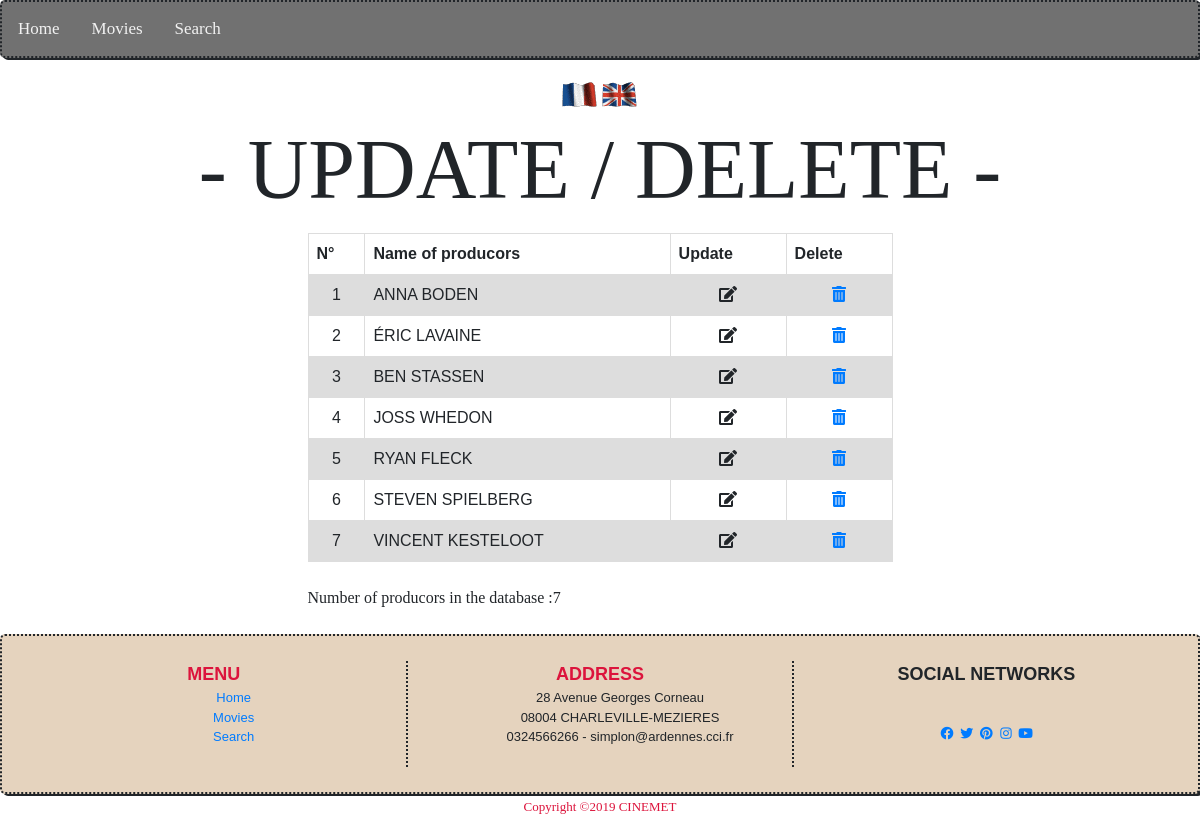
The page /en/maj_realisateurs.php on the database its author committed.
### tables this page shows
CREATE TABLE IF NOT EXISTS `realisateurs` (
  `id_real` int(11) NOT NULL AUTO_INCREMENT,
  `nom` varchar(100) NOT NULL,
  PRIMARY KEY (`id_real`)
);

### en/maj_realisateurs.php (the view, shortened to what this page needs)
<!DOCTYPE html>
<html>
<head>
    <link rel="stylesheet" href="../connexion.css">
    <link rel="stylesheet" href="../style/form.css">
    <link rel="stylesheet" href="../style/styla.css">
    <link rel="stylesheet" href="https://stackpath.bootstrapcdn.com/bootstrap/4.3.1/css/bootstrap.min.css">
    <link rel="stylesheet" href="https://use.fontawesome.com/releases/v5.8.2/css/all.css">
</head>
<body>
  <?php include('headera.php'); ?>
  <div class="titre">- UPDATE / DELETE -</div>
    <div class="row">
        <div class="col-md-3"></div>
        <div class="col-md-6">
            <?php
                include ('bdd_connect.php');
                $i=0;
                $sql = "SELECT * FROM realisateurs ORDER BY nom ASC";?>
                <table>
                    <tr>
                        <th>N°</th>
                        <th>Name of producors</th>
                        <th>Update</th>
                        <th>Delete</th>
                    </tr>
                    <tr>
                        <?php foreach  ($conn->query($sql) as $row){
                        $i++;
                        ?>
                        <td  align="center">
                            <div align="center"><?php echo $i;?></div>
                        </td>
                        <td>
                            <?php echo strtoupper($row['nom']);?>
                        </td>
                        <td>
                            <div align="center"><i class="fas fa-edit"></i></div>
                        </td>
                        <td>
                            <div align="center">
                                <a href="suppr_real.php?fafao=<?php echo $row['id_real']?>"><i class="fas fa-trash-alt"></i></a>
                            </div>
                        </td>
                    </tr>
                    <?php
                    }
                    ?>
                </table>
                    <br>Number of producors in the database :<?php echo $i."<br><br>";
                    ?>
        </div><br><br>
        <div class="col-md-3"></div>
    </div>
    <?php include('fotera.php'); ?>
</body>
</html>

### INSCR/connexion.css (style rules this page uses)
body { font-family: "Raleway", Arial, Helvetica, sans-serif; margin: 0; padding: 0; }

### style/form.css (style rules this page uses)
* { box-sizing: border-box; }
.row:after { content: ""; display: table; clear: both; }

### style/styla.css (style rules this page uses)
.titre { font-family: charposh; font-size:7vw; text-align: center; }

### style/footer.css (style rules this page uses)
body { padding: 0; margin: 0; font-family: Verdana; }

### en/maj_realisateurs.php (style rules this page uses)
table { font-family: arial, sans-serif; border-collapse: collapse; width: 100%; }
td, th { border: 1px solid #dddddd; text-align: left; padding: 8px; }
tr:nth-child(even) { background-color: #dddddd; }

### rows shown on the page
realisateurs: nom "ANNA BODEN"
realisateurs: nom "ÉRIC LAVAINE"
realisateurs: nom "BEN STASSEN"
realisateurs: nom "JOSS WHEDON"
realisateurs: nom "RYAN FLECK"
realisateurs: nom "STEVEN SPIELBERG"
realisateurs: nom "VINCENT KESTELOOT"

### other values the page prints
$i "7"
